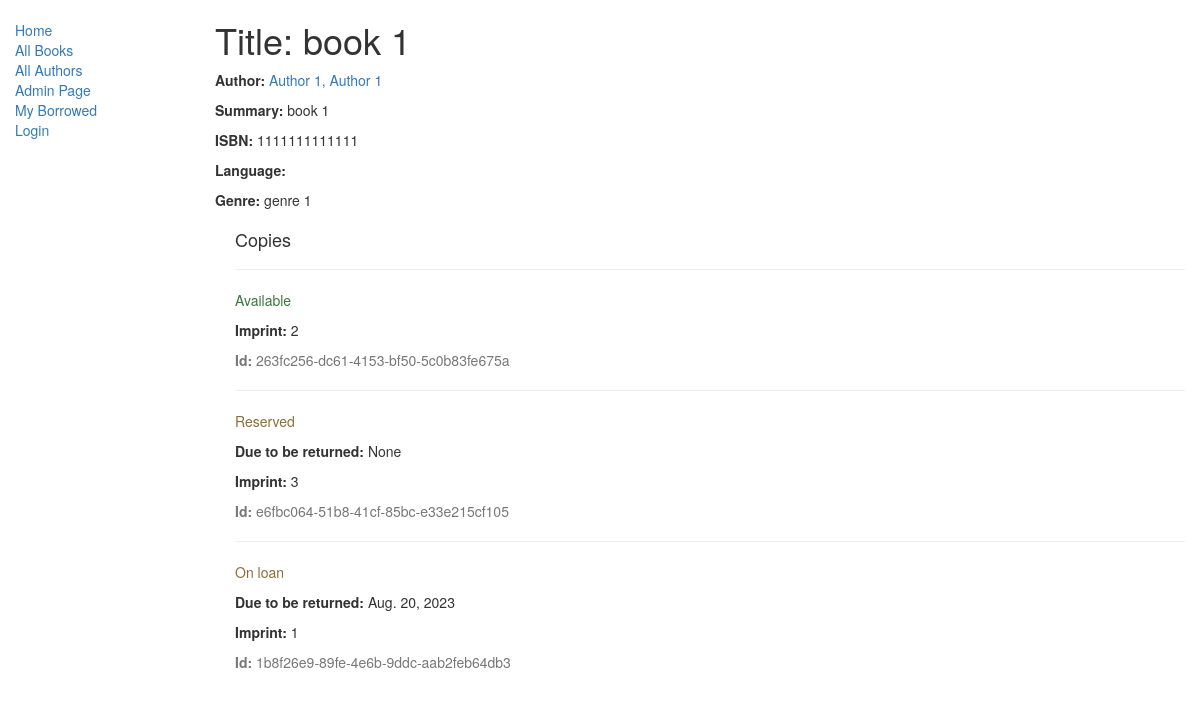
/catalog/book/1, run on the app's committed database.
### catalog/models.py (models this page shows, shortened)
class Book(models.Model):
    title = models.CharField(max_length=200)
    author = models.ForeignKey('Author', on_delete=models.SET_NULL, null=True)
    summary = models.TextField(max_length=1000, help_text="Enter a brief description of the book")
    isbn = models.CharField('ISBN',max_length=13, unique=True,help_text='13 Character <a href="https://www.isbn-international.org/content/what-isbn">ISBN number</a>')
    genre = models.ManyToManyField(Genre, help_text="Select a genre for this book")
    def display_genre(self):
        """
        Creates a string for the Genre. This is required to display genre in Admin.
        """
        return ', '.join([ genre.name for genre in self.genre.all()[:3] ])
    display_genre.short_description = 'Genre'

class Author(models.Model):
    first_name = models.CharField(max_length=100)
    last_name = models.CharField(max_length=100)
    date_of_birth = models.DateField(null=True, blank=True)
    date_of_death = models.DateField('Died', null=True, blank=True)
    class Meta:
        ordering = ["last_name", "first_name"]
    def __str__(self):
        return f"{self.last_name}, {self.first_name}"

class Genre(models.Model):
    name = models.CharField(max_length=200, help_text="Enter a book genre (e.g. Science Fiction, French Poetry etc.)")
    def __str__(self):
        return self.name

class BookInstance(models.Model):
    id = models.UUIDField(primary_key=True, default=uuid.uuid4, help_text="Unique ID for this particular book across whole library")
    book = models.ForeignKey('Book', on_delete=models.SET_NULL, null=True)
    imprint = models.CharField(max_length=200)
    due_back = models.DateField(null=True, blank=True)
    LOAN_STATUS = (
        ('m', 'Maintenance'),
        ('o', 'On loan'),
        ('a', 'Available'),
        ('r', 'Reserved'),
    )
    status = models.CharField(max_length=1, choices=LOAN_STATUS, blank=True, default='m', help_text='Book availability')
    borrower = models.ForeignKey(User, on_delete=models.SET_NULL, null=True, blank=True)
    class Meta:
        ordering = ["due_back"]

### catalog/views.py (the view)
# urls.py: path('book/<int:pk>', views.BookDetailView.as_view(), name='book-detail'),
class BookDetailView(generic.DetailView):
    model = models.Book
    template_name = 'catalog/book_detail.html'

### catalog/templates/catalog/book_detail.html
{% extends "catalog/base_generic.html" %}
{% block content %}
  <h1>Title: {{ book.title }}</h1>
  <p><strong>Author:</strong> <a href="">{{ book.author }}</a></p>
  <p><strong>Summary:</strong> {{ book.summary }}</p>
  <p><strong>ISBN:</strong> {{ book.isbn }}</p>
  <p><strong>Language:</strong> {{ book.language }}</p>
  <p><strong>Genre:</strong> {% for genre in book.genre.all %} {{ genre }}{% if not forloop.last %}, {% endif %}{% endfor %}</p>
  <div style="margin-left:20px;margin-top:20px">
    <h4>Copies</h4>
    {% for copy in book.bookinstance_set.all %}
    <hr>
    <p class="{% if copy.status == 'a' %}text-success{% elif copy.status == 'm' %}text-danger{% else %}text-warning{% endif %}">{{ copy.get_status_display }}</p>
    {% if copy.status != 'a' %}<p><strong>Due to be returned:</strong> {{copy.due_back}}</p>{% endif %}
    <p><strong>Imprint:</strong> {{copy.imprint}}</p>
    <p class="text-muted"><strong>Id:</strong> {{copy.id}}</p>
    {% endfor %}
  </div>
{% endblock %}

### data on the page
Book: title "book 1", author "Author 1, Author 1", summary "book 1", isbn "1111111111111"
Genre: name "genre 1"
BookInstance: status "Available", imprint "2", id "263fc256-dc61-4153-bf50-5c0b83fe675a"
BookInstance: status "Reserved", due_back "None", imprint "3", id "e6fbc064-51b8-41cf-85bc-e33e215cf105"
BookInstance: status "On loan", due_back "Aug. 20, 2023", imprint "1", id "1b8f26e9-89fe-4e6b-9ddc-aab2feb64db3"
